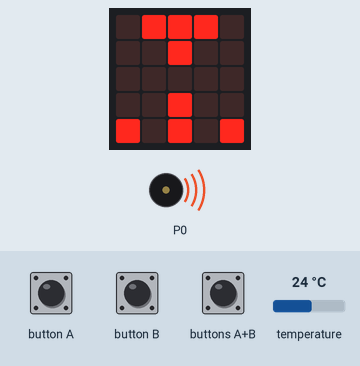
This program was run on a simulated BBC micro:bit (MakeCode). On the bench: the board's 5×5 LED display, buzzer (waves = sounding). The test bench sets the inputs (shaded band); at power-on: temperature 24 °C.

Above: at 1.2 s.
1.3 s: button A pressed for 0.15 s
At 1.8 s:
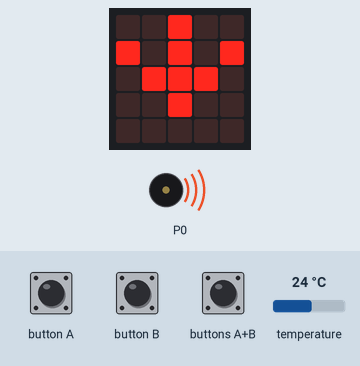
2.0 s: button B pressed for 0.15 s
2.7 s: buttons A+B pressed for 0.15 s
3.4 s: button B pressed 2 times (0.12 s each, 0.3 s apart)
At 5.7 s:
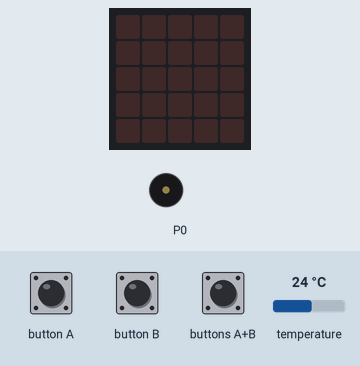
6.0 s: buttons A+B pressed for 1 s
At 9.9 s:
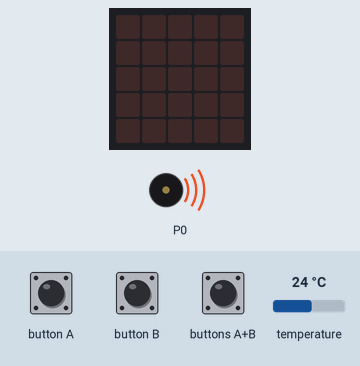
Timing chart, 0 to 11.0 s (numbered marks = the images above; inputs shaded):
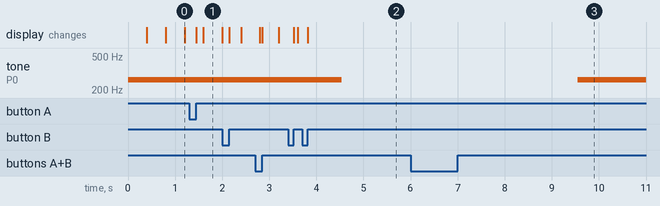

Measured:
- after the input at 3.4 s, the display: changes after 0.12 s (image 2)
- after the input at 6.0 s, tone on P0: silent → 262 Hz after 3.5 s
- what the display in image 0 shows lasts 0.4 s, from 0.8 s to 1.2 s

The program:

main.ts
```typescript
let udn = 0
let temperature = 0
// ignore low
input.onButtonPressed(Button.A, function () {
    udn = 1
    basic.clearScreen()
})
// all
input.onButtonPressed(Button.AB, function () {
    udn = 0
    basic.clearScreen()
})
// ignore high
input.onButtonPressed(Button.B, function () {
    udn = 2
    basic.clearScreen()
})
// leds if temperature not ideal
loops.everyInterval(60000, function () {
    temperature = input.temperature()
    if (temperature < 17) {
        while (udn != 1) {
            basic.showLeds(`
                . . # . .
                . # # # .
                # . # . #
                . . # . .
                . . . . .
                `)
            basic.showLeds(`
                . # # # .
                # . # . #
                . . # . .
                . . . . .
                . . # . .
                `)
            basic.showLeds(`
                # . # . #
                . . # . .
                . . . . .
                . . # . .
                . # # # .
                `)
            basic.showLeds(`
                . . # . .
                . . . . .
                . . # . .
                . # # # .
                # . # . #
                `)
            basic.showLeds(`
                . . . . .
                . . # . .
                . # # # .
                # . # . #
                . . # . .
                `)
        }
    } else if (temperature > 21) {
        while (udn != 2) {
            basic.showLeds(`
                . . . . .
                . . # . .
                # . # . #
                . # # # .
                . . # . .
                `)
            basic.showLeds(`
                . . # . .
                . . . . .
                . . # . .
                # . # . #
                . # # # .
                `)
            basic.showLeds(`
                . # # # .
                . . # . .
                . . . . .
                . . # . .
                # . # . #
                `)
            basic.showLeds(`
                # . # . #
                . # # # .
                . . # . .
                . . . . .
                . . # . .
                `)
            basic.showLeds(`
                . . # . .
                # . # . #
                . # # # .
                . . # . .
                . . . . .
                `)
        }
    }
})
// sound if temperature not ideal
loops.everyInterval(60000, function () {
    temperature = input.temperature()
    if (temperature < 17) {
        while (udn != 1) {
            for (let index = 0; index < 3; index++) {
                music.playTone(262, music.beat(BeatFraction.Whole))
                music.playTone(262, music.beat(BeatFraction.Whole))
                music.playTone(262, music.beat(BeatFraction.Whole))
            }
            basic.pause(5000)
        }
    } else if (temperature > 21) {
        while (udn != 2) {
            for (let index = 0; index < 3; index++) {
                music.playTone(262, music.beat(BeatFraction.Whole))
                music.playTone(262, music.beat(BeatFraction.Whole))
                music.playTone(262, music.beat(BeatFraction.Whole))
            }
            basic.pause(5000)
        }
    }
    if (temperature > 17 && temperature < 21) {
        udn = 0
    }
})
```

test.ts
```typescript
// i test vanno qui; questi non saranno compilati quando questo pacchetto viene usato come estensione.
```
